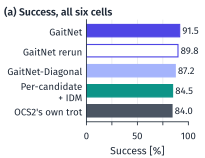

Write the Python code that produced this figure.
"""Plot the G125 benchmark for Sec. 5.1 (Fig. fig:bench of the L4DC paper).

Source of every number: the author's final results of 2026-11-03 (full record on the cluster,
/scratch/sselvaraj/gaitnet-runs/idm/inv/paper_exp/SUMMARY.md),
the G125 tables. The prose macros
\\corlBench* in ../constants.tex carry the same values; this script checks
them against its own arithmetic before it draws anything.

Setting: OCS2 in Gazebo, simulated depth-camera terrain, 12.5 cm tiles,
20 s trials, world seeds 111-210 for every arm. A cell is one void fraction
(26 / 38 / 49 %) at one commanded speed (0.10 / 0.20 m/s) and holds 100
trials, so a cell's success count equals its success rate in percent.
Success: no fall and at least half of v * duration walked.

Panels (since 2026-11-04; author: drop the per-cell panels, the sweep of
Fig. fig:sweep covers the trend over void fractions):
  (a) All six cells: one horizontal bar per arm, its pooled rate printed at
      the bar end. (b) and (c) of the same figure are fig_gait.pdf, placed to
      the right in LaTeX. The per-cell counts are no longer drawn; they are
      still checked below and printed for App. D. The former panels showed
      GaitNet, GaitNet-Diagonal and the trot per cell at 0.10 and 0.20 m/s.

Design rule (user, 2026-11-03, after commit 098def2): no error bars, whiskers,
confidence bands or heatmaps. Plain bars starting at 0, with the values a
reader needs printed on the marks. Run-to-run variation is shown only by the
rerun bar in (a) and is put into words in the prose.

Arms (names as in the paper):
  GaitNet          = c0, iteration 350 of one of five seeded runs, OCS2 IDM.
  GaitNet, rerun   = c0b, the SAME checkpoint evaluated a second time. It is
                     run-to-run variation of the benchmark, not a training seed.
  GaitNet-Diagonal = #6, diagonal-only second swing.
  OCS2's own trot  = #7.
  Per-candidate + IDM = #4, four training seeds at iteration 1599. The figure
                     shows ONLY the mean over the four seeds (user rule of
                     2026-11-03: no per-seed markers, bars, rows or ranges in
                     figures). The per-seed counts are kept below only to
                     compute that mean and to check them against the source.

Data conventions:
  * Counts are integers. Every rate is Fraction(100 * k, n) rounded half up
    (decimal.ROUND_HALF_UP): integers for cells, one decimal for pools.
  * Per-candidate + IDM appears only pooled: no claim uses its per-cell means,
    and a bare mean next to GaitNet's cells would rank the two networks cell
    by cell, which the paper does not do.

Open \\verify items that touch this figure:
  * c0 at 49 % / 0.20 m/s is 77, confirmed by the author on 2026-11-03 (the
    Gazebo-vs-Isaac table's 87 is superseded). 77 matches the row sums:
    96 + 87 + 77 = 260 of 300 gives 86.7 % at 0.20 m/s and 549/600 = 91.5 %
    pooled.
  * The checkpoint was fixed \\verify{before any trial on OCS2}, and the world
    seeds are disjoint from those that tuned the execution layer, supplied
    the OCS2 IDM's data or developed the camera pipeline
    \\verify{(confirm for the 12.5 cm worlds)}.
  The speed x void sweep's tile size and success criterion are open as
  well, but they do not enter this figure.

usage: python fig_bench.py   (writes fig_bench.pdf and fig_bench.png here)
"""
import re
import subprocess
from decimal import ROUND_HALF_UP, Decimal
from fractions import Fraction
from pathlib import Path

import matplotlib
matplotlib.use("Agg")
import matplotlib.pyplot as plt
from matplotlib import font_manager
from matplotlib.text import Text
from matplotlib.transforms import Bbox

HERE = Path(__file__).resolve().parent
CONSTANTS_TEX = HERE.parent / "constants.tex"

# ---------------------------------------------------------------- data
VOIDS = (26, 38, 49)                    # void fraction of a cell [%]
N_CELL = 100                            # \corlBenchTrialsPerCell
# Successes out of N_CELL. Order: 0.10 m/s at 26/38/49 % voids, then 0.20 m/s.
CELLS = {
    "GaitNet":          (100, 93, 96, 96, 87, 77),   # c0; 77, not 87 (see header)
    "GaitNet, rerun":   (96, 97, 92, 96, 84, 74),    # c0b, same checkpoint
    "GaitNet-Diagonal": (99, 96, 89, 96, 84, 59),    # #6
    "OCS2's own trot":  (97, 89, 80, 94, 81, 63),    # #7
}
# Per-candidate + IDM (#4), one tuple per training seed (1-4), same order.
# Used only for the mean over seeds; no seed is drawn.
PER_CANDIDATE_SEEDS = (
    (98, 91, 82, 92, 80, 70),
    (98, 95, 87, 93, 84, 68),
    (99, 93, 88, 93, 88, 77),
    (98, 87, 79, 83, 63, 43),
)


# ---------------------------------------------------------------- arithmetic
def half_up(x: Fraction, places: str = "0.1") -> Decimal:
    """Round an exact fraction half up, e.g. places='0.1' or '1'."""
    return (Decimal(x.numerator) / Decimal(x.denominator)).quantize(
        Decimal(places), rounding=ROUND_HALF_UP)


def rate(k: int, n: int) -> Fraction:
    """Exact success rate [%]."""
    return Fraction(100 * k, n)


def pool(counts, idx) -> tuple[int, int]:
    """(successes, trials) over the cells at positions idx."""
    return sum(counts[i] for i in idx), N_CELL * len(idx)


SLOW, FAST, ALL = (0, 1, 2), (3, 4, 5), tuple(range(6))
BAR_ARMS = ("GaitNet", "GaitNet-Diagonal", "OCS2's own trot")   # per-cell checks (App. D)

# Per arm, the three cell counts (= rates in %, n = 100) at 0.10 and at 0.20 m/s;
# no longer drawn (former panels a, b), kept for the checks and App. D.
PANEL_A = {a: CELLS[a][:3] for a in BAR_ARMS}
PANEL_B = {a: CELLS[a][3:] for a in BAR_ARMS}
# Panel (a): per arm, the exact pooled rate over all six cells.
MLP_K = sum(sum(s) for s in PER_CANDIDATE_SEEDS)
MLP_N = N_CELL * 6 * len(PER_CANDIDATE_SEEDS)
# Equal trials per seed, so the pooled rate equals the mean of seed rates.
MLP_MEAN = rate(MLP_K, MLP_N)
assert MLP_MEAN == sum(rate(sum(s), 600) for s in PER_CANDIDATE_SEEDS) / 4
PANEL_C = {a: rate(*pool(CELLS[a], ALL)) for a in CELLS}
PANEL_C["Per-candidate + IDM"] = MLP_MEAN


# ---------------------------------------------------------------- checks
def check(got, want, what):
    """Strings are compared as printed (so 90.0 is not 90), others by value."""
    ok = str(got) == want if isinstance(want, str) else got == want
    assert ok, f"{what}: computed {got}, expected {want}"


# Data entry against the source's per-speed (integer) and pooled columns.
SOURCE_ROWS = {"GaitNet": ("96", "87", "91.5"), "GaitNet, rerun": ("95", "85", "89.8"),
               "GaitNet-Diagonal": ("95", "80", "87.2"),
               "OCS2's own trot": ("89", "79", "84.0")}
for arm, (s10, s20, s_all) in SOURCE_ROWS.items():
    check(half_up(rate(*pool(CELLS[arm], SLOW)), "1"), s10, f"{arm} 0.10")
    check(half_up(rate(*pool(CELLS[arm], FAST)), "1"), s20, f"{arm} 0.20")
    check(half_up(rate(*pool(CELLS[arm], ALL))), s_all, f"{arm} all")
for seed, want in zip(PER_CANDIDATE_SEEDS, ("85.5", "87.5", "89.7", "75.5")):
    check(half_up(rate(sum(seed), 600)), want, "per-candidate seed")
check(half_up(rate(sum(sum(s[:3]) for s in PER_CANDIDATE_SEEDS), 1200)), "91.3", "MLP 0.10")
check(half_up(rate(sum(sum(s[3:]) for s in PER_CANDIDATE_SEEDS), 1200)), "77.8", "MLP 0.20")
check(MLP_K, 2029, "per-candidate successes")


def cell_text(k: int) -> str:
    """Printed value of one cell: its count of 100, i.e. its rate in %."""
    return str(half_up(rate(k, N_CELL), "1"))


def pool_text(r: Fraction) -> str:
    """Printed value of a pooled rate: one decimal."""
    return str(half_up(r))


# Every value the panel map prints, before plotting.
SPEC_A = {"GaitNet": ("100", "93", "96"), "GaitNet-Diagonal": ("99", "96", "89"),
          "OCS2's own trot": ("97", "89", "80")}
SPEC_B = {"GaitNet": ("96", "87", "77"), "GaitNet-Diagonal": ("96", "84", "59"),
          "OCS2's own trot": ("94", "81", "63")}
SPEC_C = {"GaitNet": "91.5", "GaitNet, rerun": "89.8", "GaitNet-Diagonal": "87.2",
          "Per-candidate + IDM": "84.5", "OCS2's own trot": "84.0"}
for panel, spec, name in ((PANEL_A, SPEC_A, "(a)"), (PANEL_B, SPEC_B, "(b)")):
    for arm, want in spec.items():
        check(tuple(cell_text(k) for k in panel[arm]), want, f"{name} {arm}")
for arm, want in SPEC_C.items():
    check(pool_text(PANEL_C[arm]), want, f"(c) {arm}")
check(sorted(PANEL_C), sorted(SPEC_C), "(c) rows")

# The printed pooled values must equal the prose macros of constants.tex. The
# file belongs to the prose; a macro it no longer defines is reported, not
# fatal, but a macro it defines with another value is an error.
MACROS = dict(re.findall(r"\\newcommand\{\\(corlBench\w+)\}\{([^}]*)\}",
                         CONSTANTS_TEX.read_text()))
for macro, arm in {"Full": "GaitNet", "Rerun": "GaitNet, rerun",
                   "Diag": "GaitNet-Diagonal", "Trot": "OCS2's own trot",
                   "MlpMean": "Per-candidate + IDM"}.items():
    name = "corlBench" + macro
    if name in MACROS:
        check(pool_text(PANEL_C[arm]), MACROS[name], "\\" + name)
    else:
        print(f"note: \\{name} is not defined in constants.tex; not checked")
if "corlBenchTrialsPerCell" in MACROS:
    check(N_CELL, int(MACROS["corlBenchTrialsPerCell"]), "\\corlBenchTrialsPerCell")
print("all value checks passed")

# ---------------------------------------------------------------- style
# Same font and export path as plot_ocs2_results.py and Fig. 1.
for f in ("/usr/share/fonts/opentype/fira/FiraSans-Regular.otf",
          "/usr/share/fonts/opentype/fira/FiraSans-SemiBold.otf"):
    font_manager.fontManager.addfont(f)
plt.rcParams.update({
    "font.family": "Fira Sans", "font.size": 7.5,
    "axes.labelsize": 7.5, "xtick.labelsize": 7, "ytick.labelsize": 7,
    "legend.fontsize": 7, "axes.linewidth": 0.6,
    "xtick.major.width": 0.6, "ytick.major.width": 0.6,
    "xtick.major.size": 2.5, "ytick.major.size": 2.5,
    "axes.edgecolor": "#1F2937", "axes.labelcolor": "#1F2937",
    "xtick.color": "#1F2937", "ytick.color": "#1F2937",
    "pdf.fonttype": 42,
})
INK, GRID = "#1F2937", "#E5E7EB"
INDIGO, GRAY, TEAL = "#4F46E5", "#4B5563", "#0D9488"
LIGHT_INDIGO = "#A5B4FC"
VALUE_PT = 7.0                          # value labels on the bars
ROW_PT = 7.0                            # row labels of (a)
PAD_PT = 1.5                            # gap between a bar end and its value [pt]
# A white box behind every value label cuts the light grid lines where a label
# crosses one. Its
# pad (0.1 x 7 pt = 0.7 pt) is less than PAD_PT, so it never touches a bar.
HALO = dict(boxstyle="square,pad=0.1", facecolor="white", edgecolor="none")
# GaitNet and the trot are both dark (#4F46E5 and #4B5563 have about the same
# luminance), GaitNet-Diagonal light. Light indigo means GaitNet-Diagonal only:
# fig_gait.py draws both GaitNet speeds in (c) in indigo.
BAR_STYLE = {
    "GaitNet":             dict(facecolor=INDIGO, edgecolor=INDIGO),
    "GaitNet, rerun":      dict(facecolor="white", edgecolor=INDIGO),
    "GaitNet-Diagonal":    dict(facecolor=LIGHT_INDIGO, edgecolor=LIGHT_INDIGO),
    "Per-candidate + IDM": dict(facecolor=TEAL, edgecolor=TEAL),
    "OCS2's own trot":     dict(facecolor=GRAY, edgecolor=GRAY),
}
EDGE_LW = 0.8                           # visible only on the open rerun bar

# ---------------------------------------------------------------- layout [mm]
# Since 2026-11-04 (author: drop the per-cell panels, the sweep covers the void
# trend) this script draws only the pooled panel, as (a) of a figure whose (b)
# and (c) are fig_gait.pdf. The two PDFs sit side by side in one figure
# environment, each scaled by \textwidth / 152 mm like every other figure, so
# their heights and their TOP and BOTTOM margins must match fig_gait.py's
# (checked there). The per-cell counts above stay: they are checked against
# the source and printed in App. D (printed below for that paragraph).
FIG_W, FIG_H = 52.0, 40.0               # left part of the 152 mm figure
LEFT, RIGHT, TOP, BOTTOM = 22.0, 4.0, 5.0, 9.0   # LEFT: the row labels
XTICK_PAD = 3.5                         # pt; must equal fig_gait.py's (x labels on one line)
GRID_AT = (25, 50, 75)                  # light vertical lines behind the bars


def title(ax, text):
    """Panel title, left-aligned with the figure's left edge (over the row labels)."""
    ax.set_title(text, loc="left", fontsize=7.5, fontweight="semibold", color=INK, pad=3,
                 x=-(LEFT - 1.0) / (FIG_W - LEFT - RIGHT))


MM = 1 / 25.4
fig = plt.figure(figsize=(FIG_W * MM, FIG_H * MM))
ax_c = fig.add_axes([LEFT / FIG_W, BOTTOM / FIG_H,
                     (FIG_W - LEFT - RIGHT) / FIG_W, (FIG_H - TOP - BOTTOM) / FIG_H])

# All six cells per arm, one row each, top to bottom; the pooled rate right of
# the bar end. The rerun is the same checkpoint as GaitNet, so it keeps
# GaitNet's colour as an open bar.
ROWS = ("GaitNet", "GaitNet, rerun", "GaitNet-Diagonal", "Per-candidate + IDM",
        "OCS2's own trot")
# One two-line label only: rows are 5.2 mm apart, too close for two adjacent
# two-line labels. The caption says what the rerun and the seed mean are.
ROW_LABELS = {"GaitNet, rerun": "GaitNet rerun",
              "Per-candidate + IDM": "Per-candidate\n+ IDM"}
for r, arm in enumerate(ROWS):
    y, v = len(ROWS) - 1 - r, PANEL_C[arm]
    ax_c.barh(y, float(v), height=0.62, linewidth=EDGE_LW, zorder=2, **BAR_STYLE[arm])
    ax_c.annotate(pool_text(v), (float(v), y), xytext=(EDGE_LW / 2 + PAD_PT, 0),
                  textcoords="offset points", ha="left", va="center",
                  fontsize=VALUE_PT, color=INK, zorder=3, bbox=HALO)
ax_c.set_ylim(-0.55, len(ROWS) - 0.45)
ax_c.set_yticks(range(len(ROWS))[::-1])
ax_c.set_yticklabels([ROW_LABELS.get(a, a) for a in ROWS], fontsize=ROW_PT,
                     linespacing=1.0)
ax_c.tick_params(axis="y", length=0, pad=3)
ax_c.set_xlim(0, 100)
ax_c.set_xticks(range(0, 101, 25))
ax_c.set_xticklabels(["0", "", "50", "", "100"])
ax_c.tick_params(axis="x", pad=XTICK_PAD)
ax_c.spines["bottom"].set_bounds(0, 100)
ax_c.set_xlabel("Success [%]", labelpad=2)
for g in GRID_AT:
    ax_c.axvline(g, color=GRID, lw=0.5, zorder=0)
ax_c.spines[["top", "right"]].set_visible(False)
title(ax_c, "(a) Success, all six cells")

# The per-cell counts for App. D (one sentence per arm, 0.10 then 0.20 m/s).
for arm in ("GaitNet", "GaitNet, rerun", "GaitNet-Diagonal", "OCS2's own trot"):
    print(f"App. D {arm}: " + ", ".join(cell_text(k) for k in CELLS[arm]))


# ---------------------------------------------------------------- layout checks
def data_boxes(fig, renderer, grid=True):
    """Display-space boxes of every bar, visible spine and (if grid) grid line."""
    boxes = []
    for ax in fig.axes:
        boxes += [(ax, p.get_window_extent(renderer)) for p in ax.patches]
        if grid:
            boxes += [(ax, ln.get_window_extent(renderer)) for ln in ax.lines]
        boxes += [(ax, s.get_window_extent(renderer)) for s in ax.spines.values()
                  if s.get_visible()]
    return boxes


def layout_problems(fig):
    """Text outside the canvas or too small, text on text, labels on data."""
    fig.canvas.draw()
    r = fig.canvas.get_renderer()
    texts = [t for t in fig.findobj(Text) if t.get_visible() and t.get_text().strip()]

    def extent(t):
        """The text's box, grown to its white halo if it has one."""
        b, patch = t.get_window_extent(r), t.get_bbox_patch()
        return Bbox.union([b, patch.get_window_extent(r)]) if patch else b

    boxes = [(t, extent(t)) for t in texts]
    out, canvas = [], fig.bbox
    for t, b in boxes:
        if not (b.x0 >= canvas.x0 and b.y0 >= canvas.y0
                and b.x1 <= canvas.x1 and b.y1 <= canvas.y1):
            out.append(f"outside canvas: {t.get_text()!r}")
        if t.get_fontsize() < 7 and t not in [v for ax in fig.axes for v in ax.texts]:
            out.append(f"label font below 7 pt: {t.get_text()!r}")
        if t.get_fontsize() < 6.3:
            out.append(f"font below 6.3 pt: {t.get_text()!r}")
    for i, (t, b) in enumerate(boxes):
        for t2, b2 in boxes[i + 1:]:
            if b.overlaps(b2):
                out.append(f"text overlap: {t.get_text()!r} / {t2.get_text()!r}")
    values = [(t, extent(t)) for ax in fig.axes for t in ax.texts]
    # Value labels may pass over a grid line: their white box (zorder 3) hides
    # it (zorder 0). Bars and spines they must clear.
    for ax, b2 in data_boxes(fig, r, grid=False):
        out += [f"value label on data: {t.get_text()!r}" for t, b in values
                if b.overlaps(b2)]
    return sorted(set(out))


problems = layout_problems(fig)
for p in problems:
    print("LAYOUT:", p)
assert not problems, "layout problems, see above"

fig.savefig(HERE / "fig_bench.png", dpi=300)
# Matplotlib embeds the OpenType (CFF) Fira Sans in a way some PDF checkers
# flag, so the PDF that goes into the paper has its text converted to
# outlines with Inkscape, like Fig. 1 and Fig. 2.
raw = HERE / "fig_bench.raw.pdf"
fig.savefig(raw)
subprocess.run(["inkscape", str(raw), "--export-type=pdf", "--export-text-to-path",
                "-o", str(HERE / "fig_bench.pdf")], check=True, capture_output=True)
raw.unlink()
print("wrote", HERE / "fig_bench.pdf")
